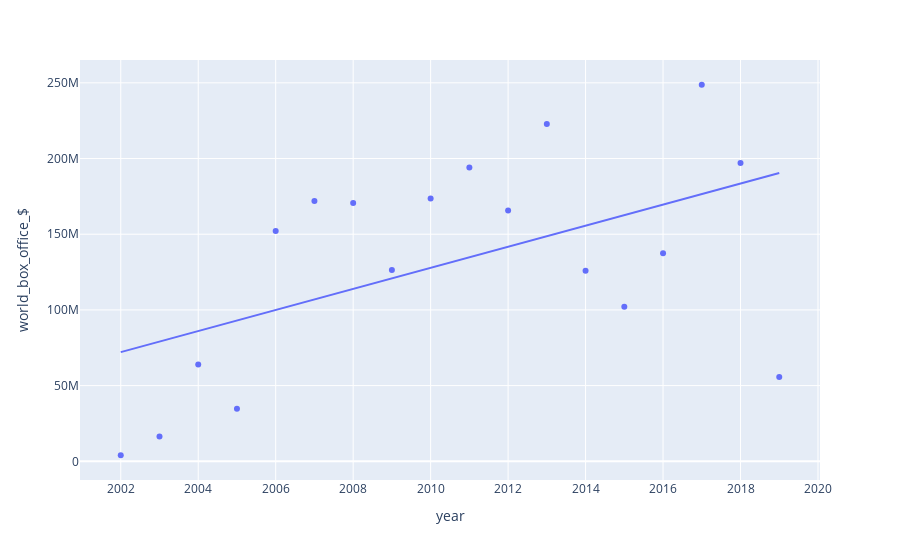

The cell this chart's notebook holds for it:
### Markdown cell above
Let's take a closer look at some trends we see here

### Code cell
fig = px.scatter(num_vars_per_year, x="year", y="world_box_office_$", trendline="ols")
fig.show()

### Figure 1 — Plotly figure (JSON) as saved in the notebook; plotly's stock layout.template omitted (floating-point values rounded to 4 significant figures)
{"data": [{"hoverlabel": {"namelength": 0}, "hovertemplate": "year=%{x}<br>world_box_office_$=%{y}", "legendgroup": "", "marker": {"color": "#636efa", "symbol": "circle"}, "mode": "markers", "name": "", "showlegend": false, "type": "scatter", "x": [2002, 2003, 2004, 2005, 2006, 2007, 2008, 2009, 2010, 2011, 2012, 2013, 2014, 2015, 2016, 2017, 2018, 2019], "xaxis": "x", "y": [3995351, 16427258, 63861923, 34638045, 152194405, 171945840, 170651713, 126394544, 173586989, 194118279, 165588992, 222782445, 125934946, 102104137, 137394143, 248736785, 197085765, 55672381], "yaxis": "y"}, {"hoverlabel": {"namelength": 0}, "hovertemplate": "<b>OLS trendline</b><br>world_box_office_$ = 6.96384e+06 * year + -1.38695e+10<br>R<sup>2</sup>=0.270095<br><br>year=%{x}<br>world_box_office_$=%{y} <b>(trend)</b>", "legendgroup": "", "marker": {"color": "#636efa", "symbol": "circle"}, "mode": "lines", "name": "", "showlegend": false, "type": "scatter", "x": [2002, 2003, 2004, 2005, 2006, 2007, 2008, 2009, 2010, 2011, 2012, 2013, 2014, 2015, 2016, 2017, 2018, 2019], "xaxis": "x", "y": [72090000.0, 79060000.0, 86020000.0, 92980000.0, 99950000.0, 106900000.0, 113900000.0, 120800000.0, 127800000.0, 134800000.0, 141700000.0, 148700000.0, 155700000.0, 162600000.0, 169600000.0, 176500000.0, 183500000.0, 190500000.0], "yaxis": "y"}], "layout": {"autosize": true, "legend": {"tracegroupgap": 0}, "margin": {"t": 60}, "xaxis": {"anchor": "y", "autorange": true, "domain": [0, 1], "range": [2001.0, 2020.0], "title": {"text": "year"}, "type": "linear"}, "yaxis": {"anchor": "x", "autorange": true, "domain": [0, 1], "range": [-13360000.0, 266100000.0], "title": {"text": "world_box_office_$"}, "type": "linear"}}}
